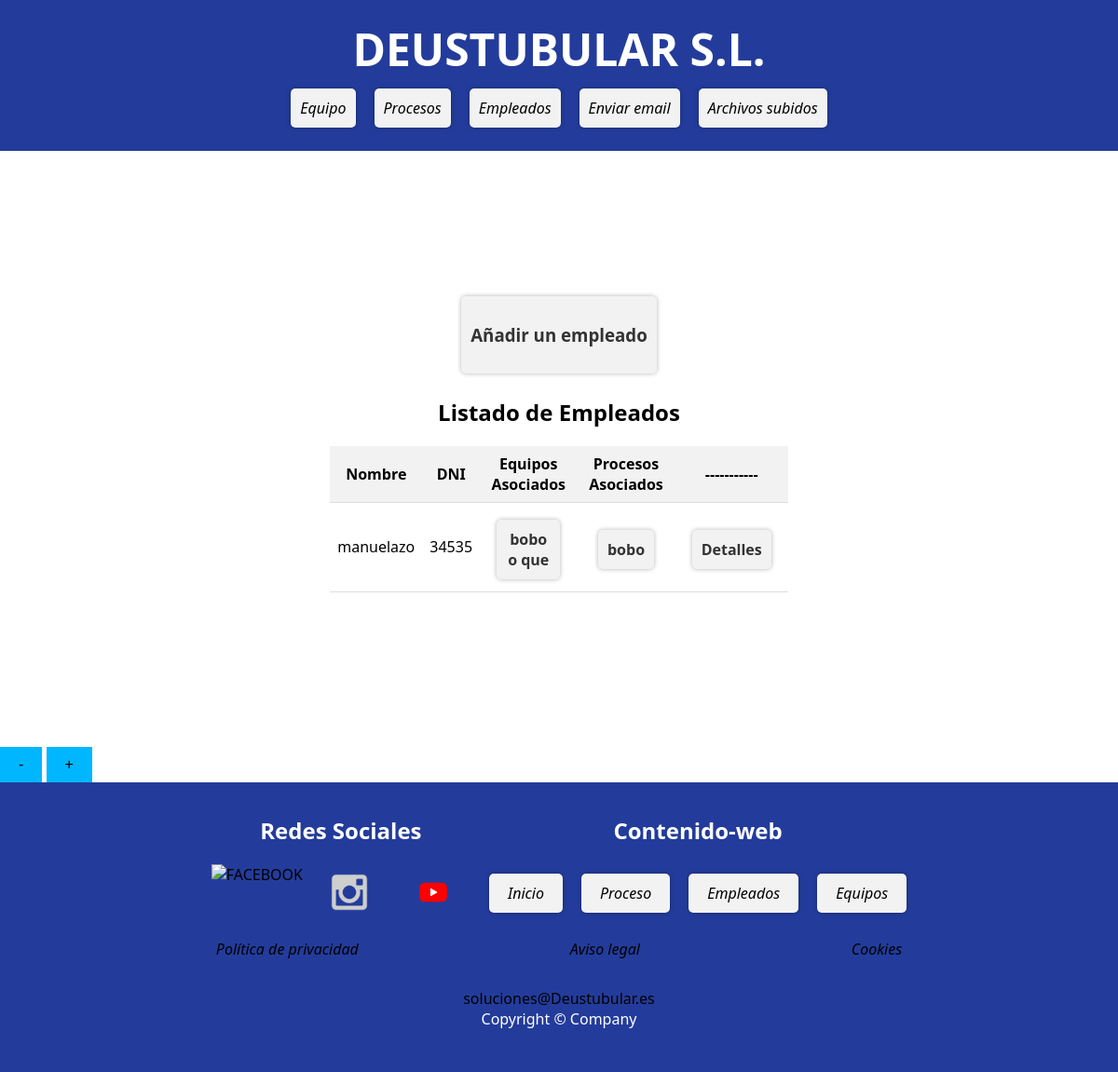
The app's page /appdeustutub/empleados/, older data.
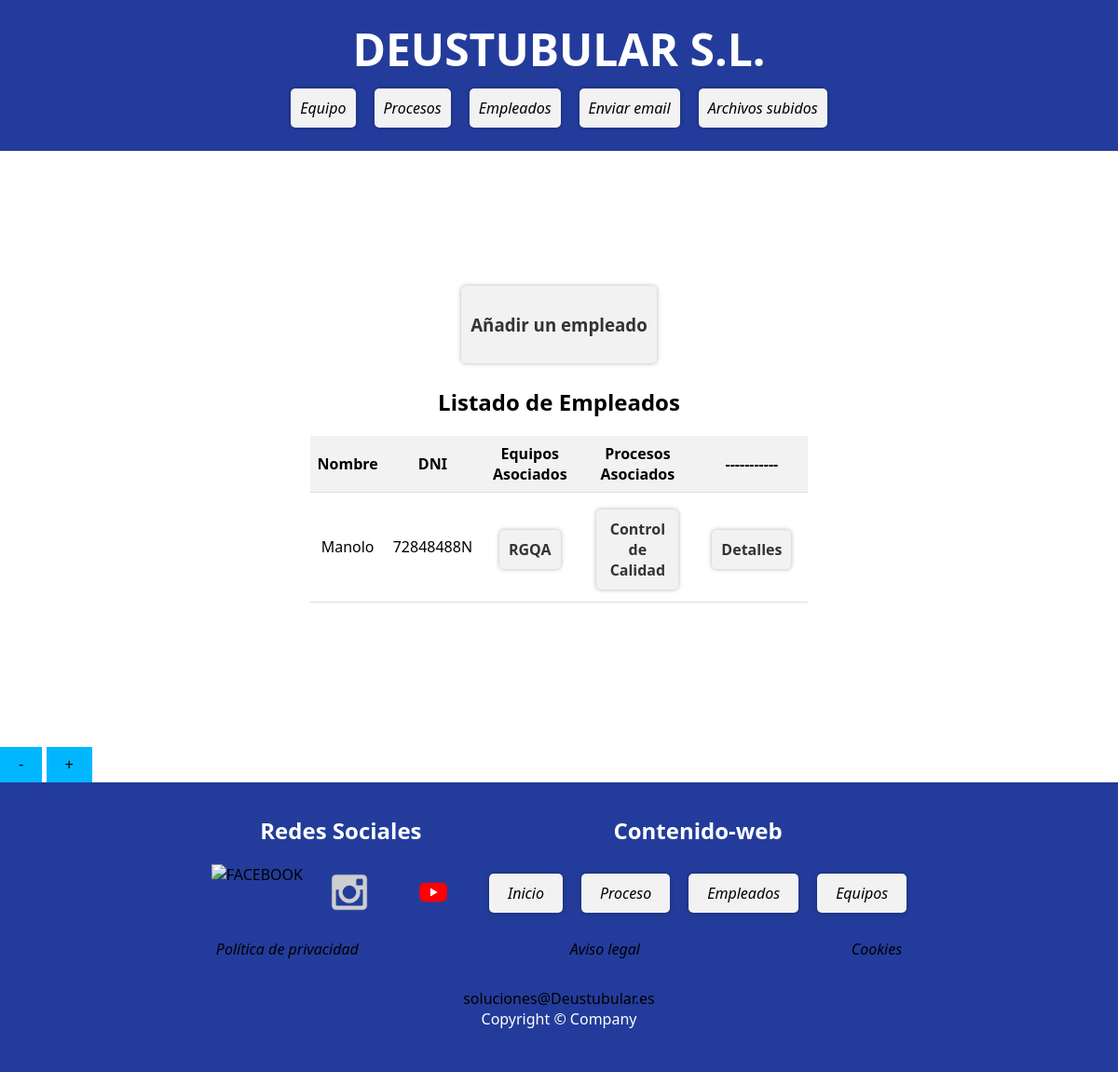
The same page, newer data.
### appdeustutub/models.py (models this page shows, shortened)
class Empleado(models.Model):
    equipo = models.ForeignKey(Equipo, on_delete=models.CASCADE)
    proceso = models.ForeignKey(Proceso, on_delete=models.CASCADE)
    dni = models.CharField(max_length=9)
    nombre = models.CharField(max_length=50)
    apellidos = models.CharField(max_length=80)
    email = models.EmailField(max_length=100)
    telefono = models.IntegerField()

class Equipo(models.Model):
    modelo = models.CharField(max_length=100)
    marca = models.CharField(max_length=100)
    categoria = models.ForeignKey(Categoria, on_delete=models.CASCADE)
    fecha_adquisicion = models.DateField()
    fecha_instalacion = models.DateField()
    def __str__(self):
        return self.marca

class Proceso(models.Model):
    equipo = models.ForeignKey(Equipo, on_delete=models.CASCADE)
    codOrdenFabricacion = models.IntegerField(default=0)
    codigoProceso = models.IntegerField(default=0)
    nombreProceso = models.CharField(max_length=100)
    referencia = models.CharField(max_length=100)
    fechaInicio = models.DateField()
    fechaFin = models.DateField()
    def __str__(self):
        return self.nombreProceso

### appdeustutub/views.py (the view)
# urls.py: path('empleados/', EmpleadoListView.as_view(), name='empleado-list'),
class EmpleadoListView(ListView):
    model = Empleado
    template_name = 'index_empleado.html'
    context_object_name = 'lista_empleados'
    ordering = 'nombre'

### appdeustutub/templates/index_empleado.html (shortened to what this page needs)
{% extends "base.html" %}
{% load static %}
{% block contenido %}
<div id="content">
    <ul>
        <li><a href="{% url 'add_empleado' %}"><strong>
                    <h3>Añadir un empleado</h3>
                </strong></a></li>
    </ul>
    <h2>Listado de Empleados</h2>
    <ul>
        {% if lista_empleados %}
        <table>
            <thead>
                <tr>
                    <th>Nombre</th>
                    <th>DNI</th>
                    <th>Equipos Asociados</th>
                    <th>Procesos Asociados</th>
                    <th>-----------</th>
                </tr>
            </thead>
            <tbody>
                {% for empleado in lista_empleados %}
                <tr>
                    <td>{{ empleado.nombre }}</td>
                    <td>{{ empleado.dni }}</td>
                    <td>
                        <ul>
                            <li><a href="{% url 'equipo-detail' empleado.equipo.id %}"><strong>{{ empleado.equipo }}</strong></a></li>
                        </ul>
                    </td>
                    <td>
                        <ul>
                            <li><a href="{% url 'proceso-detail' empleado.proceso.id %}"><strong>{{ empleado.proceso }}</strong></a></li>
                        </ul>
                    </td>
                    <td>
                        <ul>
                            <li><a href="{% url 'empleado-detail' empleado.id %}"><strong>Detalles</strong></a></li>
                        </ul>
                    </td>
                </tr>
                {% endfor %}
            </tbody>
        </table>
        {% else %}
        <p>No existen empleados</p>
        {% endif %}
</div>
{% endblock %}

Row changes from the older to the newer data that the page shows:
removed Empleado: nombre "manuelazo", dni "34535", equipo "bobo o que", proceso "bobo"
added Empleado: nombre "Manolo", dni "72848488N", equipo "RGQA", proceso "Control de Calidad"
